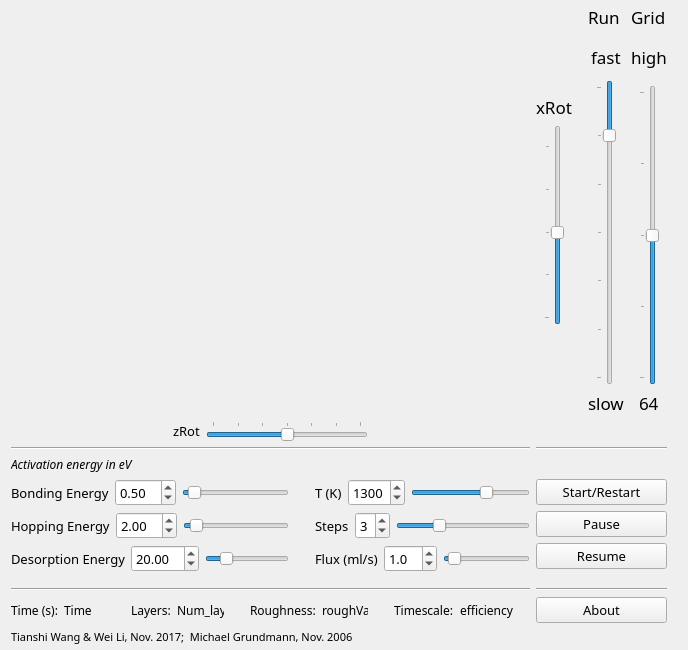
<?xml version="1.0" encoding="UTF-8"?>
<ui version="4.0">
 <class>Window</class>
 <widget class="QWidget" name="Window">
  <property name="geometry">
   <rect>
    <x>0</x>
    <y>0</y>
    <width>688</width>
    <height>650</height>
   </rect>
  </property>
  <property name="sizePolicy">
   <sizepolicy hsizetype="Preferred" vsizetype="Preferred">
    <horstretch>0</horstretch>
    <verstretch>0</verstretch>
   </sizepolicy>
  </property>
  <property name="maximumSize">
   <size>
    <width>16777215</width>
    <height>16777215</height>
   </size>
  </property>
  <property name="sizeIncrement">
   <size>
    <width>1</width>
    <height>1</height>
   </size>
  </property>
  <property name="baseSize">
   <size>
    <width>0</width>
    <height>0</height>
   </size>
  </property>
  <property name="font">
   <font>
    <family>Myriad Hebrew</family>
    <pointsize>10</pointsize>
    <weight>50</weight>
    <bold>false</bold>
   </font>
  </property>
  <property name="contextMenuPolicy">
   <enum>Qt::CustomContextMenu</enum>
  </property>
  <property name="windowTitle">
   <string>MBE simulation tool</string>
  </property>
  <property name="inputMethodHints">
   <set>Qt::ImhNone</set>
  </property>
  <layout class="QGridLayout" name="gridLayout">
   <property name="sizeConstraint">
    <enum>QLayout::SetDefaultConstraint</enum>
   </property>
   <property name="topMargin">
    <number>5</number>
   </property>
   <property name="bottomMargin">
    <number>5</number>
   </property>
   <item row="2" column="3">
    <layout class="QHBoxLayout" name="horizontalLayout"/>
   </item>
   <item row="8" column="0">
    <widget class="QLabel" name="label_19">
     <property name="font">
      <font>
       <pointsize>9</pointsize>
       <italic>true</italic>
      </font>
     </property>
     <property name="text">
      <string>Activation energy in eV</string>
     </property>
    </widget>
   </item>
   <item row="11" column="0">
    <layout class="QHBoxLayout" name="horizontalLayout_17">
     <item>
      <layout class="QVBoxLayout" name="verticalLayout_3">
       <item>
        <layout class="QHBoxLayout" name="horizontalLayout_9">
         <item>
          <widget class="QLabel" name="label_5">
           <property name="text">
            <string>Bonding Energy</string>
           </property>
          </widget>
         </item>
         <item>
          <widget class="QDoubleSpinBox" name="doubleSpinBox_2">
           <property name="maximum">
            <double>10.000000000000000</double>
           </property>
           <property name="singleStep">
            <double>0.250000000000000</double>
           </property>
           <property name="value">
            <double>0.500000000000000</double>
           </property>
          </widget>
         </item>
         <item>
          <widget class="QSlider" name="horizontalSlider_3">
           <property name="sizePolicy">
            <sizepolicy hsizetype="Expanding" vsizetype="Fixed">
             <horstretch>0</horstretch>
             <verstretch>0</verstretch>
            </sizepolicy>
           </property>
           <property name="minimumSize">
            <size>
             <width>70</width>
             <height>0</height>
            </size>
           </property>
           <property name="maximum">
            <number>1000</number>
           </property>
           <property name="value">
            <number>50</number>
           </property>
           <property name="orientation">
            <enum>Qt::Horizontal</enum>
           </property>
           <property name="tickPosition">
            <enum>QSlider::NoTicks</enum>
           </property>
          </widget>
         </item>
        </layout>
       </item>
       <item>
        <layout class="QHBoxLayout" name="horizontalLayout_10">
         <item>
          <widget class="QLabel" name="label_7">
           <property name="text">
            <string>Hopping Energy</string>
           </property>
          </widget>
         </item>
         <item>
          <widget class="QDoubleSpinBox" name="doubleSpinBox_3">
           <property name="maximum">
            <double>30.000000000000000</double>
           </property>
           <property name="singleStep">
            <double>0.500000000000000</double>
           </property>
           <property name="value">
            <double>2.000000000000000</double>
           </property>
          </widget>
         </item>
         <item>
          <widget class="QSlider" name="horizontalSlider_4">
           <property name="sizePolicy">
            <sizepolicy hsizetype="Expanding" vsizetype="Fixed">
             <horstretch>0</horstretch>
             <verstretch>0</verstretch>
            </sizepolicy>
           </property>
           <property name="minimumSize">
            <size>
             <width>50</width>
             <height>0</height>
            </size>
           </property>
           <property name="maximum">
            <number>3000</number>
           </property>
           <property name="value">
            <number>200</number>
           </property>
           <property name="orientation">
            <enum>Qt::Horizontal</enum>
           </property>
          </widget>
         </item>
        </layout>
       </item>
       <item>
        <layout class="QHBoxLayout" name="horizontalLayout_11">
         <item>
          <widget class="QLabel" name="label_6">
           <property name="text">
            <string>Desorption Energy</string>
           </property>
          </widget>
         </item>
         <item>
          <widget class="QDoubleSpinBox" name="doubleSpinBox">
           <property name="sizePolicy">
            <sizepolicy hsizetype="Fixed" vsizetype="Fixed">
             <horstretch>0</horstretch>
             <verstretch>0</verstretch>
            </sizepolicy>
           </property>
           <property name="maximum">
            <double>100.000000000000000</double>
           </property>
           <property name="value">
            <double>20.000000000000000</double>
           </property>
          </widget>
         </item>
         <item>
          <widget class="QSlider" name="horizontalSlider_5">
           <property name="sizePolicy">
            <sizepolicy hsizetype="Expanding" vsizetype="Fixed">
             <horstretch>0</horstretch>
             <verstretch>0</verstretch>
            </sizepolicy>
           </property>
           <property name="minimumSize">
            <size>
             <width>50</width>
             <height>0</height>
            </size>
           </property>
           <property name="maximum">
            <number>10000</number>
           </property>
           <property name="value">
            <number>2000</number>
           </property>
           <property name="orientation">
            <enum>Qt::Horizontal</enum>
           </property>
          </widget>
         </item>
        </layout>
       </item>
      </layout>
     </item>
     <item>
      <layout class="QVBoxLayout" name="verticalLayout_7"/>
     </item>
     <item>
      <spacer name="horizontalSpacer_4">
       <property name="orientation">
        <enum>Qt::Horizontal</enum>
       </property>
       <property name="sizeType">
        <enum>QSizePolicy::Fixed</enum>
       </property>
       <property name="sizeHint" stdset="0">
        <size>
         <width>20</width>
         <height>20</height>
        </size>
       </property>
      </spacer>
     </item>
     <item>
      <layout class="QVBoxLayout" name="verticalLayout_8">
       <item>
        <layout class="QHBoxLayout" name="horizontalLayout_18">
         <item>
          <widget class="QLabel" name="label_10">
           <property name="text">
            <string>T (K)</string>
           </property>
          </widget>
         </item>
         <item>
          <widget class="QSpinBox" name="spinBox_4">
           <property name="maximum">
            <number>2000</number>
           </property>
           <property name="value">
            <number>1300</number>
           </property>
          </widget>
         </item>
         <item>
          <widget class="QSlider" name="horizontalSlider_2">
           <property name="maximum">
            <number>2000</number>
           </property>
           <property name="value">
            <number>1300</number>
           </property>
           <property name="orientation">
            <enum>Qt::Horizontal</enum>
           </property>
          </widget>
         </item>
        </layout>
       </item>
       <item>
        <layout class="QHBoxLayout" name="horizontalLayout_5">
         <item>
          <widget class="QLabel" name="label_16">
           <property name="cursor">
            <cursorShape>PointingHandCursor</cursorShape>
           </property>
           <property name="mouseTracking">
            <bool>true</bool>
           </property>
           <property name="toolTip">
            <string>&lt;html&gt;&lt;head/&gt;&lt;body&gt;&lt;p&gt;To simulate uneven substrate&lt;/p&gt;&lt;/body&gt;&lt;/html&gt;</string>
           </property>
           <property name="toolTipDuration">
            <number>-1</number>
           </property>
           <property name="text">
            <string>Steps</string>
           </property>
          </widget>
         </item>
         <item>
          <widget class="QSpinBox" name="spinBox_5">
           <property name="maximum">
            <number>8</number>
           </property>
           <property name="value">
            <number>3</number>
           </property>
          </widget>
         </item>
         <item>
          <widget class="QSlider" name="horizontalSlider_6">
           <property name="maximum">
            <number>10</number>
           </property>
           <property name="pageStep">
            <number>8</number>
           </property>
           <property name="value">
            <number>3</number>
           </property>
           <property name="orientation">
            <enum>Qt::Horizontal</enum>
           </property>
          </widget>
         </item>
        </layout>
       </item>
       <item>
        <layout class="QHBoxLayout" name="horizontalLayout_6">
         <item>
          <widget class="QLabel" name="label_8">
           <property name="cursor">
            <cursorShape>PointingHandCursor</cursorShape>
           </property>
           <property name="toolTip">
            <string>&lt;html&gt;&lt;head/&gt;&lt;body&gt;&lt;p&gt;&lt;span style=&quot; font-weight:600;&quot;&gt;ml&lt;/span&gt; stands for monolayer&lt;/p&gt;&lt;/body&gt;&lt;/html&gt;</string>
           </property>
           <property name="toolTipDuration">
            <number>-1</number>
           </property>
           <property name="whatsThis">
            <string>&lt;html&gt;&lt;head/&gt;&lt;body&gt;&lt;p&gt;ddd&lt;/p&gt;&lt;/body&gt;&lt;/html&gt;</string>
           </property>
           <property name="text">
            <string>Flux (ml/s)</string>
           </property>
          </widget>
         </item>
         <item>
          <widget class="QDoubleSpinBox" name="doubleSpinBox_4">
           <property name="sizePolicy">
            <sizepolicy hsizetype="Minimum" vsizetype="Minimum">
             <horstretch>0</horstretch>
             <verstretch>0</verstretch>
            </sizepolicy>
           </property>
           <property name="decimals">
            <number>1</number>
           </property>
           <property name="maximum">
            <double>20.000000000000000</double>
           </property>
           <property name="singleStep">
            <double>0.500000000000000</double>
           </property>
           <property name="value">
            <double>1.000000000000000</double>
           </property>
          </widget>
         </item>
         <item>
          <widget class="QSlider" name="horizontalSlider">
           <property name="minimumSize">
            <size>
             <width>50</width>
             <height>0</height>
            </size>
           </property>
           <property name="maximum">
            <number>2000</number>
           </property>
           <property name="value">
            <number>100</number>
           </property>
           <property name="orientation">
            <enum>Qt::Horizontal</enum>
           </property>
          </widget>
         </item>
        </layout>
       </item>
      </layout>
     </item>
    </layout>
   </item>
   <item row="25" column="0">
    <widget class="Line" name="line">
     <property name="orientation">
      <enum>Qt::Horizontal</enum>
     </property>
    </widget>
   </item>
   <item row="26" column="3">
    <widget class="QPushButton" name="pushButton_4">
     <property name="cursor">
      <cursorShape>PointingHandCursor</cursorShape>
     </property>
     <property name="toolTip">
      <string>&lt;html&gt;&lt;head/&gt;&lt;body&gt;&lt;p&gt;The MBE growth simulation code can simulate growth morphology at different conditions for molecular beam epitaxy (MBE). The calculation is based on kinetic Monte Carlo method. \nThe code is based on KMCInterative code written by &lt;a href=&quot;mgrundmann@ece.ucsb.edu&quot;&gt;&lt;span style=&quot; text-decoration: underline; color:#0000ff;&quot;&gt;Michael Grundmann&lt;/span&gt;&lt;/a&gt; . &lt;/p&gt;&lt;p&gt;Developer: Tianshi Wang (tswang@udel.edu) &amp;amp; Wei Li (verali@udel.edu). &lt;/p&gt;&lt;p&gt;Souce files and releases can be found on &lt;a href=&quot;https://github.com/tianshi-wang/&quot;&gt;&lt;span style=&quot; text-decoration: underline; color:#0000ff;&quot;&gt;Github&lt;/span&gt;&lt;/a&gt; for Mac and Windows.&lt;/p&gt;&lt;/body&gt;&lt;/html&gt;</string>
     </property>
     <property name="text">
      <string>About</string>
     </property>
    </widget>
   </item>
   <item row="25" column="3">
    <widget class="Line" name="line_2">
     <property name="orientation">
      <enum>Qt::Horizontal</enum>
     </property>
    </widget>
   </item>
   <item row="19" column="0">
    <spacer name="verticalSpacer_8">
     <property name="orientation">
      <enum>Qt::Vertical</enum>
     </property>
     <property name="sizeType">
      <enum>QSizePolicy::Fixed</enum>
     </property>
     <property name="sizeHint" stdset="0">
      <size>
       <width>20</width>
       <height>10</height>
      </size>
     </property>
    </spacer>
   </item>
   <item row="27" column="0">
    <widget class="QLabel" name="label_18">
     <property name="font">
      <font>
       <pointsize>8</pointsize>
      </font>
     </property>
     <property name="contextMenuPolicy">
      <enum>Qt::NoContextMenu</enum>
     </property>
     <property name="text">
      <string>Tianshi Wang &amp; Wei Li, Nov. 2017;  Michael Grundmann, Nov. 2006</string>
     </property>
    </widget>
   </item>
   <item row="26" column="0">
    <layout class="QHBoxLayout" name="horizontalLayout_13">
     <item>
      <layout class="QHBoxLayout" name="horizontalLayout_12">
       <item>
        <widget class="QLabel" name="label_13">
         <property name="sizePolicy">
          <sizepolicy hsizetype="Fixed" vsizetype="Preferred">
           <horstretch>0</horstretch>
           <verstretch>0</verstretch>
          </sizepolicy>
         </property>
         <property name="font">
          <font>
           <pointsize>9</pointsize>
          </font>
         </property>
         <property name="cursor">
          <cursorShape>PointingHandCursor</cursorShape>
         </property>
         <property name="toolTip">
          <string>&lt;html&gt;&lt;head/&gt;&lt;body&gt;&lt;p&gt;MBE Growth Time (s)&lt;/p&gt;&lt;/body&gt;&lt;/html&gt;</string>
         </property>
         <property name="text">
          <string>Time (s):</string>
         </property>
        </widget>
       </item>
       <item>
        <widget class="QLabel" name="label_12">
         <property name="sizePolicy">
          <sizepolicy hsizetype="Fixed" vsizetype="Preferred">
           <horstretch>0</horstretch>
           <verstretch>0</verstretch>
          </sizepolicy>
         </property>
         <property name="minimumSize">
          <size>
           <width>41</width>
           <height>0</height>
          </size>
         </property>
         <property name="font">
          <font>
           <pointsize>9</pointsize>
          </font>
         </property>
         <property name="text">
          <string>Time</string>
         </property>
        </widget>
       </item>
      </layout>
     </item>
     <item>
      <spacer name="horizontalSpacer_8">
       <property name="orientation">
        <enum>Qt::Horizontal</enum>
       </property>
       <property name="sizeHint" stdset="0">
        <size>
         <width>40</width>
         <height>20</height>
        </size>
       </property>
      </spacer>
     </item>
     <item>
      <layout class="QHBoxLayout" name="horizontalLayout_8">
       <item>
        <widget class="QLabel" name="label_14">
         <property name="sizePolicy">
          <sizepolicy hsizetype="Fixed" vsizetype="Preferred">
           <horstretch>0</horstretch>
           <verstretch>0</verstretch>
          </sizepolicy>
         </property>
         <property name="minimumSize">
          <size>
           <width>0</width>
           <height>0</height>
          </size>
         </property>
         <property name="font">
          <font>
           <pointsize>9</pointsize>
          </font>
         </property>
         <property name="cursor">
          <cursorShape>PointingHandCursor</cursorShape>
         </property>
         <property name="toolTip">
          <string>&lt;html&gt;&lt;head/&gt;&lt;body&gt;&lt;p&gt;Number of grown layers (ml)&lt;/p&gt;&lt;/body&gt;&lt;/html&gt;</string>
         </property>
         <property name="text">
          <string>Layers:</string>
         </property>
        </widget>
       </item>
       <item>
        <widget class="QLabel" name="label_11">
         <property name="sizePolicy">
          <sizepolicy hsizetype="Fixed" vsizetype="Preferred">
           <horstretch>0</horstretch>
           <verstretch>0</verstretch>
          </sizepolicy>
         </property>
         <property name="minimumSize">
          <size>
           <width>42</width>
           <height>0</height>
          </size>
         </property>
         <property name="font">
          <font>
           <pointsize>9</pointsize>
          </font>
         </property>
         <property name="text">
          <string>Num_layers</string>
         </property>
        </widget>
       </item>
      </layout>
     </item>
     <item>
      <spacer name="horizontalSpacer_9">
       <property name="orientation">
        <enum>Qt::Horizontal</enum>
       </property>
       <property name="sizeHint" stdset="0">
        <size>
         <width>40</width>
         <height>20</height>
        </size>
       </property>
      </spacer>
     </item>
     <item>
      <layout class="QHBoxLayout" name="horizontalLayout_4">
       <item>
        <widget class="QLabel" name="label_21">
         <property name="sizePolicy">
          <sizepolicy hsizetype="Fixed" vsizetype="Preferred">
           <horstretch>0</horstretch>
           <verstretch>0</verstretch>
          </sizepolicy>
         </property>
         <property name="font">
          <font>
           <pointsize>9</pointsize>
          </font>
         </property>
         <property name="cursor">
          <cursorShape>PointingHandCursor</cursorShape>
         </property>
         <property name="toolTip">
          <string>&lt;html&gt;&lt;head/&gt;&lt;body&gt;&lt;p&gt;Root mean square roughness (ml): sqrt[Σ&lt;span style=&quot; vertical-align:sub;&quot;&gt;i&lt;/span&gt;&lt;span style=&quot; vertical-align:super;&quot;&gt;n&lt;/span&gt;Σ&lt;span style=&quot; vertical-align:sub;&quot;&gt;j&lt;/span&gt;&lt;span style=&quot; vertical-align:super;&quot;&gt;n&lt;/span&gt;(h&lt;span style=&quot; vertical-align:sub;&quot;&gt;ij&lt;/span&gt;-&amp;lt;h&amp;gt;)&lt;span style=&quot; vertical-align:super;&quot;&gt;2&lt;/span&gt;]/n&lt;br/&gt;&lt;/p&gt;&lt;/body&gt;&lt;/html&gt;</string>
         </property>
         <property name="whatsThis">
          <string>&lt;!DOCTYPE HTML PUBLIC &quot;-//W3C//DTD HTML 4.0//EN&quot; &quot;http://www.w3.org/TR/REC-html40/strict.dtd&quot;&gt;
&lt;html&gt;&lt;head&gt;&lt;meta name=&quot;qrichtext&quot; content=&quot;1&quot; /&gt;&lt;style type=&quot;text/css&quot;&gt;
p, li { white-space: pre-wrap; }
&lt;/style&gt;&lt;/head&gt;&lt;body style=&quot; font-family:'Myriad Hebrew'; font-size:9pt; font-weight:400; font-style:normal;&quot;&gt;
&lt;p style=&quot;-qt-paragraph-type:empty; margin-top:12px; margin-bottom:12px; margin-left:0px; margin-right:0px; -qt-block-indent:0; text-indent:0px;&quot;&gt;&lt;br /&gt;&lt;/p&gt;&lt;/body&gt;&lt;/html&gt;</string>
         </property>
         <property name="text">
          <string extracomment="See comment?">Roughness:</string>
         </property>
        </widget>
       </item>
       <item>
        <widget class="QLabel" name="label_22">
         <property name="sizePolicy">
          <sizepolicy hsizetype="Fixed" vsizetype="Preferred">
           <horstretch>0</horstretch>
           <verstretch>0</verstretch>
          </sizepolicy>
         </property>
         <property name="minimumSize">
          <size>
           <width>42</width>
           <height>0</height>
          </size>
         </property>
         <property name="font">
          <font>
           <pointsize>9</pointsize>
          </font>
         </property>
         <property name="text">
          <string>roughValue</string>
         </property>
        </widget>
       </item>
      </layout>
     </item>
     <item>
      <spacer name="horizontalSpacer_2">
       <property name="orientation">
        <enum>Qt::Horizontal</enum>
       </property>
       <property name="sizeHint" stdset="0">
        <size>
         <width>40</width>
         <height>20</height>
        </size>
       </property>
      </spacer>
     </item>
     <item>
      <layout class="QHBoxLayout" name="horizontalLayout_2">
       <item>
        <widget class="QLabel" name="label_23">
         <property name="font">
          <font>
           <pointsize>9</pointsize>
          </font>
         </property>
         <property name="cursor">
          <cursorShape>PointingHandCursor</cursorShape>
         </property>
         <property name="mouseTracking">
          <bool>true</bool>
         </property>
         <property name="toolTip">
          <string>&lt;html&gt;&lt;head/&gt;&lt;body&gt;&lt;p&gt;Timescale(s:s): growth_time/run_time&lt;/p&gt;&lt;/body&gt;&lt;/html&gt;</string>
         </property>
         <property name="text">
          <string>Timescale:</string>
         </property>
        </widget>
       </item>
       <item alignment="Qt::AlignLeft">
        <widget class="QLabel" name="label_24">
         <property name="minimumSize">
          <size>
           <width>70</width>
           <height>0</height>
          </size>
         </property>
         <property name="font">
          <font>
           <pointsize>9</pointsize>
          </font>
         </property>
         <property name="text">
          <string>efficiency</string>
         </property>
        </widget>
       </item>
      </layout>
     </item>
    </layout>
   </item>
   <item row="1" column="4">
    <spacer name="horizontalSpacer_13">
     <property name="orientation">
      <enum>Qt::Horizontal</enum>
     </property>
     <property name="sizeType">
      <enum>QSizePolicy::Fixed</enum>
     </property>
     <property name="sizeHint" stdset="0">
      <size>
       <width>10</width>
       <height>20</height>
      </size>
     </property>
    </spacer>
   </item>
   <item row="7" column="3">
    <widget class="Line" name="line_3">
     <property name="orientation">
      <enum>Qt::Horizontal</enum>
     </property>
    </widget>
   </item>
   <item row="1" column="3">
    <layout class="QHBoxLayout" name="horizontalLayout_7">
     <item>
      <layout class="QVBoxLayout" name="verticalLayout_2">
       <property name="sizeConstraint">
        <enum>QLayout::SetDefaultConstraint</enum>
       </property>
       <item>
        <spacer name="verticalSpacer_2">
         <property name="orientation">
          <enum>Qt::Vertical</enum>
         </property>
         <property name="sizeHint" stdset="0">
          <size>
           <width>20</width>
           <height>40</height>
          </size>
         </property>
        </spacer>
       </item>
       <item alignment="Qt::AlignLeft|Qt::AlignVCenter">
        <widget class="QLabel" name="label">
         <property name="sizePolicy">
          <sizepolicy hsizetype="Fixed" vsizetype="Fixed">
           <horstretch>0</horstretch>
           <verstretch>0</verstretch>
          </sizepolicy>
         </property>
         <property name="font">
          <font>
           <pointsize>13</pointsize>
          </font>
         </property>
         <property name="text">
          <string>xRot</string>
         </property>
        </widget>
       </item>
       <item alignment="Qt::AlignHCenter">
        <widget class="QSlider" name="rotXSlider">
         <property name="enabled">
          <bool>true</bool>
         </property>
         <property name="sizePolicy">
          <sizepolicy hsizetype="Fixed" vsizetype="Expanding">
           <horstretch>0</horstretch>
           <verstretch>0</verstretch>
          </sizepolicy>
         </property>
         <property name="minimumSize">
          <size>
           <width>0</width>
           <height>200</height>
          </size>
         </property>
         <property name="maximumSize">
          <size>
           <width>16777215</width>
           <height>16777215</height>
          </size>
         </property>
         <property name="cursor">
          <cursorShape>SizeVerCursor</cursorShape>
         </property>
         <property name="minimum">
          <number>285</number>
         </property>
         <property name="maximum">
          <number>350</number>
         </property>
         <property name="singleStep">
          <number>16</number>
         </property>
         <property name="pageStep">
          <number>15</number>
         </property>
         <property name="value">
          <number>315</number>
         </property>
         <property name="orientation">
          <enum>Qt::Vertical</enum>
         </property>
         <property name="tickPosition">
          <enum>QSlider::TicksAbove</enum>
         </property>
         <property name="tickInterval">
          <number>15</number>
         </property>
        </widget>
       </item>
       <item>
        <spacer name="verticalSpacer">
         <property name="orientation">
          <enum>Qt::Vertical</enum>
         </property>
         <property name="sizeHint" stdset="0">
          <size>
           <width>20</width>
           <height>40</height>
          </size>
         </property>
        </spacer>
       </item>
      </layout>
     </item>
     <item>
      <spacer name="horizontalSpacer_5">
       <property name="orientation">
        <enum>Qt::Horizontal</enum>
       </property>
       <property name="sizeType">
        <enum>QSizePolicy::Fixed</enum>
       </property>
       <property name="sizeHint" stdset="0">
        <size>
         <width>10</width>
         <height>20</height>
        </size>
       </property>
      </spacer>
     </item>
     <item>
      <layout class="QVBoxLayout" name="verticalLayout">
       <item>
        <widget class="QLabel" name="label_4">
         <property name="sizePolicy">
          <sizepolicy hsizetype="Fixed" vsizetype="Preferred">
           <horstretch>0</horstretch>
           <verstretch>0</verstretch>
          </sizepolicy>
         </property>
         <property name="font">
          <font>
           <pointsize>13</pointsize>
          </font>
         </property>
         <property name="text">
          <string>Run </string>
         </property>
        </widget>
       </item>
       <item>
        <spacer name="verticalSpacer_5">
         <property name="orientation">
          <enum>Qt::Vertical</enum>
         </property>
         <property name="sizeType">
          <enum>QSizePolicy::Fixed</enum>
         </property>
         <property name="sizeHint" stdset="0">
          <size>
           <width>10</width>
           <height>10</height>
          </size>
         </property>
        </spacer>
       </item>
       <item alignment="Qt::AlignHCenter">
        <widget class="QLabel" name="label_9">
         <property name="sizePolicy">
          <sizepolicy hsizetype="Fixed" vsizetype="Preferred">
           <horstretch>0</horstretch>
           <verstretch>0</verstretch>
          </sizepolicy>
         </property>
         <property name="font">
          <font>
           <pointsize>13</pointsize>
          </font>
         </property>
         <property name="text">
          <string>fast</string>
         </property>
        </widget>
       </item>
       <item>
        <spacer name="verticalSpacer_7">
         <property name="orientation">
          <enum>Qt::Vertical</enum>
         </property>
         <property name="sizeType">
          <enum>QSizePolicy::Fixed</enum>
         </property>
         <property name="sizeHint" stdset="0">
          <size>
           <width>20</width>
           <height>5</height>
          </size>
         </property>
        </spacer>
       </item>
       <item alignment="Qt::AlignHCenter">
        <widget class="QSlider" name="setSpeed">
         <property name="sizePolicy">
          <sizepolicy hsizetype="Fixed" vsizetype="Expanding">
           <horstretch>0</horstretch>
           <verstretch>0</verstretch>
          </sizepolicy>
         </property>
         <property name="minimumSize">
          <size>
           <width>0</width>
           <height>0</height>
          </size>
         </property>
         <property name="minimum">
          <number>0</number>
         </property>
         <property name="maximum">
          <number>30</number>
         </property>
         <property name="singleStep">
          <number>5</number>
         </property>
         <property name="value">
          <number>5</number>
         </property>
         <property name="orientation">
          <enum>Qt::Vertical</enum>
         </property>
         <property name="invertedAppearance">
          <bool>true</bool>
         </property>
         <property name="tickPosition">
          <enum>QSlider::TicksAbove</enum>
         </property>
        </widget>
       </item>
       <item alignment="Qt::AlignHCenter">
        <widget class="QLabel" name="label_2">
         <property name="sizePolicy">
          <sizepolicy hsizetype="Fixed" vsizetype="Preferred">
           <horstretch>0</horstretch>
           <verstretch>0</verstretch>
          </sizepolicy>
         </property>
         <property name="font">
          <font>
           <pointsize>13</pointsize>
          </font>
         </property>
         <property name="text">
          <string>slow</string>
         </property>
        </widget>
       </item>
      </layout>
     </item>
     <item>
      <layout class="QVBoxLayout" name="verticalLayout_5">
       <item alignment="Qt::AlignHCenter">
        <widget class="QLabel" name="label_15">
         <property name="font">
          <font>
           <pointsize>13</pointsize>
          </font>
         </property>
         <property name="text">
          <string>Grid</string>
         </property>
        </widget>
       </item>
       <item>
        <spacer name="verticalSpacer_6">
         <property name="orientation">
          <enum>Qt::Vertical</enum>
         </property>
         <property name="sizeType">
          <enum>QSizePolicy::Fixed</enum>
         </property>
         <property name="sizeHint" stdset="0">
          <size>
           <width>10</width>
           <height>10</height>
          </size>
         </property>
        </spacer>
       </item>
       <item alignment="Qt::AlignHCenter">
        <widget class="QLabel" name="label_20">
         <property name="font">
          <font>
           <pointsize>13</pointsize>
          </font>
         </property>
         <property name="text">
          <string>high</string>
         </property>
        </widget>
       </item>
       <item>
        <spacer name="verticalSpacer_9">
         <property name="orientation">
          <enum>Qt::Vertical</enum>
         </property>
         <property name="sizeType">
          <enum>QSizePolicy::Fixed</enum>
         </property>
         <property name="sizeHint" stdset="0">
          <size>
           <width>10</width>
           <height>10</height>
          </size>
         </property>
        </spacer>
       </item>
       <item alignment="Qt::AlignHCenter">
        <widget class="QSlider" name="verticalSlider">
         <property name="minimum">
          <number>4</number>
         </property>
         <property name="maximum">
          <number>8</number>
         </property>
         <property name="singleStep">
          <number>1</number>
         </property>
         <property name="pageStep">
          <number>1</number>
         </property>
         <property name="value">
          <number>6</number>
         </property>
         <property name="sliderPosition">
          <number>6</number>
         </property>
         <property name="orientation">
          <enum>Qt::Vertical</enum>
         </property>
         <property name="tickPosition">
          <enum>QSlider::TicksAbove</enum>
         </property>
        </widget>
       </item>
       <item alignment="Qt::AlignHCenter">
        <widget class="QLabel" name="label_17">
         <property name="font">
          <font>
           <pointsize>13</pointsize>
          </font>
         </property>
         <property name="text">
          <string>64</string>
         </property>
        </widget>
       </item>
      </layout>
     </item>
    </layout>
   </item>
   <item row="7" column="0">
    <widget class="Line" name="line_4">
     <property name="orientation">
      <enum>Qt::Horizontal</enum>
     </property>
    </widget>
   </item>
   <item row="2" column="0">
    <layout class="QHBoxLayout" name="horizontalLayout_3">
     <property name="sizeConstraint">
      <enum>QLayout::SetDefaultConstraint</enum>
     </property>
     <item>
      <spacer name="horizontalSpacer_3">
       <property name="orientation">
        <enum>Qt::Horizontal</enum>
       </property>
       <property name="sizeHint" stdset="0">
        <size>
         <width>40</width>
         <height>20</height>
        </size>
       </property>
      </spacer>
     </item>
     <item>
      <widget class="QLabel" name="label_3">
       <property name="text">
        <string>zRot</string>
       </property>
      </widget>
     </item>
     <item>
      <widget class="QSlider" name="rotZSlider">
       <property name="cursor">
        <cursorShape>SizeHorCursor</cursorShape>
       </property>
       <property name="maximum">
        <number>90</number>
       </property>
       <property name="singleStep">
        <number>16</number>
       </property>
       <property name="pageStep">
        <number>15</number>
       </property>
       <property name="value">
        <number>45</number>
       </property>
       <property name="orientation">
        <enum>Qt::Horizontal</enum>
       </property>
       <property name="tickPosition">
        <enum>QSlider::TicksAbove</enum>
       </property>
       <property name="tickInterval">
        <number>15</number>
       </property>
      </widget>
     </item>
     <item>
      <spacer name="horizontalSpacer">
       <property name="orientation">
        <enum>Qt::Horizontal</enum>
       </property>
       <property name="sizeHint" stdset="0">
        <size>
         <width>40</width>
         <height>20</height>
        </size>
       </property>
      </spacer>
     </item>
    </layout>
   </item>
   <item row="11" column="3">
    <layout class="QVBoxLayout" name="verticalLayout_9">
     <item>
      <widget class="QPushButton" name="pushButton_3">
       <property name="cursor">
        <cursorShape>PointingHandCursor</cursorShape>
       </property>
       <property name="text">
        <string>Start/Restart</string>
       </property>
      </widget>
     </item>
     <item>
      <widget class="QPushButton" name="pushButton_2">
       <property name="cursor">
        <cursorShape>PointingHandCursor</cursorShape>
       </property>
       <property name="text">
        <string>Pause</string>
       </property>
      </widget>
     </item>
     <item>
      <widget class="QPushButton" name="pushButton">
       <property name="cursor">
        <cursorShape>PointingHandCursor</cursorShape>
       </property>
       <property name="text">
        <string>Resume</string>
       </property>
      </widget>
     </item>
    </layout>
   </item>
   <item row="1" column="0">
    <widget class="MyGLWidget" name="myGLWidget" native="true">
     <property name="sizePolicy">
      <sizepolicy hsizetype="Expanding" vsizetype="Expanding">
       <horstretch>0</horstretch>
       <verstretch>0</verstretch>
      </sizepolicy>
     </property>
     <property name="minimumSize">
      <size>
       <width>0</width>
       <height>0</height>
      </size>
     </property>
    </widget>
   </item>
  </layout>
 </widget>
 <layoutdefault spacing="6" margin="11"/>
 <customwidgets>
  <customwidget>
   <class>MyGLWidget</class>
   <extends>QWidget</extends>
   <header>myglwidget.h</header>
   <container>1</container>
   <slots>
    <slot>setXRotation(int)</slot>
    <slot>setZRotation(int)</slot>
    <slot>setSpeed(int)</slot>
    <slot>setDesorptionEnergy(double)</slot>
    <slot>setBondingEnergy(double)</slot>
    <slot>setHoppingEnergy(double)</slot>
    <slot>setArrivalRate(double)</slot>
    <slot>setTemperature(int)</slot>
    <slot>HeightSignal(double)</slot>
    <slot>currentTimeSignal(double)</slot>
    <slot>setResumeSignal()</slot>
    <slot>setStopSignal()</slot>
    <slot>setResetSignal()</slot>
    <slot>setSteps(int)</slot>
    <slot>setGridSize(int)</slot>
    <slot>setBondingEnergyfromSlider(int)</slot>
    <slot>setHoppingEnergyfromSlider(int)</slot>
    <slot>setDesorptionEnergyfromSlider(int)</slot>
    <slot>popOutAbout()</slot>
    <slot>setArrivalRateSlider(int)</slot>
   </slots>
  </customwidget>
 </customwidgets>
 <resources/>
 <connections>
  <connection>
   <sender>rotXSlider</sender>
   <signal>valueChanged(int)</signal>
   <receiver>myGLWidget</receiver>
   <slot>setXRotation(int)</slot>
   <hints>
    <hint type="sourcelabel">
     <x>514</x>
     <y>368</y>
    </hint>
    <hint type="destinationlabel">
     <x>384</x>
     <y>205</y>
    </hint>
   </hints>
  </connection>
  <connection>
   <sender>rotZSlider</sender>
   <signal>valueChanged(int)</signal>
   <receiver>myGLWidget</receiver>
   <slot>setZRotation(int)</slot>
   <hints>
    <hint type="sourcelabel">
     <x>335</x>
     <y>536</y>
    </hint>
    <hint type="destinationlabel">
     <x>383</x>
     <y>202</y>
    </hint>
   </hints>
  </connection>
  <connection>
   <sender>doubleSpinBox</sender>
   <signal>valueChanged(double)</signal>
   <receiver>myGLWidget</receiver>
   <slot>setDesorptionEnergy(double)</slot>
   <hints>
    <hint type="sourcelabel">
     <x>186</x>
     <y>661</y>
    </hint>
    <hint type="destinationlabel">
     <x>407</x>
     <y>412</y>
    </hint>
   </hints>
  </connection>
  <connection>
   <sender>doubleSpinBox_2</sender>
   <signal>valueChanged(double)</signal>
   <receiver>myGLWidget</receiver>
   <slot>setBondingEnergy(double)</slot>
   <hints>
    <hint type="sourcelabel">
     <x>164</x>
     <y>599</y>
    </hint>
    <hint type="destinationlabel">
     <x>351</x>
     <y>412</y>
    </hint>
   </hints>
  </connection>
  <connection>
   <sender>doubleSpinBox_3</sender>
   <signal>valueChanged(double)</signal>
   <receiver>myGLWidget</receiver>
   <slot>setHoppingEnergy(double)</slot>
   <hints>
    <hint type="sourcelabel">
     <x>166</x>
     <y>630</y>
    </hint>
    <hint type="destinationlabel">
     <x>422</x>
     <y>412</y>
    </hint>
   </hints>
  </connection>
  <connection>
   <sender>setSpeed</sender>
   <signal>valueChanged(int)</signal>
   <receiver>myGLWidget</receiver>
   <slot>setSpeed(int)</slot>
   <hints>
    <hint type="sourcelabel">
     <x>563</x>
     <y>212</y>
    </hint>
    <hint type="destinationlabel">
     <x>446</x>
     <y>167</y>
    </hint>
   </hints>
  </connection>
  <connection>
   <sender>spinBox_4</sender>
   <signal>valueChanged(int)</signal>
   <receiver>myGLWidget</receiver>
   <slot>setTemperature(int)</slot>
   <hints>
    <hint type="sourcelabel">
     <x>386</x>
     <y>599</y>
    </hint>
    <hint type="destinationlabel">
     <x>360</x>
     <y>412</y>
    </hint>
   </hints>
  </connection>
  <connection>
   <sender>pushButton_2</sender>
   <signal>clicked()</signal>
   <receiver>myGLWidget</receiver>
   <slot>setStopSignal()</slot>
   <hints>
    <hint type="sourcelabel">
     <x>602</x>
     <y>628</y>
    </hint>
    <hint type="destinationlabel">
     <x>310</x>
     <y>412</y>
    </hint>
   </hints>
  </connection>
  <connection>
   <sender>pushButton_3</sender>
   <signal>clicked()</signal>
   <receiver>myGLWidget</receiver>
   <slot>setResetSignal()</slot>
   <hints>
    <hint type="sourcelabel">
     <x>602</x>
     <y>598</y>
    </hint>
    <hint type="destinationlabel">
     <x>325</x>
     <y>412</y>
    </hint>
   </hints>
  </connection>
  <connection>
   <sender>pushButton</sender>
   <signal>clicked()</signal>
   <receiver>myGLWidget</receiver>
   <slot>setResumeSignal()</slot>
   <hints>
    <hint type="sourcelabel">
     <x>602</x>
     <y>658</y>
    </hint>
    <hint type="destinationlabel">
     <x>320</x>
     <y>412</y>
    </hint>
   </hints>
  </connection>
  <connection>
   <sender>horizontalSlider_2</sender>
   <signal>valueChanged(int)</signal>
   <receiver>spinBox_4</receiver>
   <slot>setValue(int)</slot>
   <hints>
    <hint type="sourcelabel">
     <x>483</x>
     <y>595</y>
    </hint>
    <hint type="destinationlabel">
     <x>386</x>
     <y>599</y>
    </hint>
   </hints>
  </connection>
  <connection>
   <sender>spinBox_4</sender>
   <signal>valueChanged(int)</signal>
   <receiver>horizontalSlider_2</receiver>
   <slot>setValue(int)</slot>
   <hints>
    <hint type="sourcelabel">
     <x>386</x>
     <y>599</y>
    </hint>
    <hint type="destinationlabel">
     <x>483</x>
     <y>595</y>
    </hint>
   </hints>
  </connection>
  <connection>
   <sender>spinBox_5</sender>
   <signal>valueChanged(int)</signal>
   <receiver>myGLWidget</receiver>
   <slot>setSteps(int)</slot>
   <hints>
    <hint type="sourcelabel">
     <x>377</x>
     <y>630</y>
    </hint>
    <hint type="destinationlabel">
     <x>486</x>
     <y>422</y>
    </hint>
   </hints>
  </connection>
  <connection>
   <sender>verticalSlider</sender>
   <signal>valueChanged(int)</signal>
   <receiver>myGLWidget</receiver>
   <slot>setGridSize(int)</slot>
   <hints>
    <hint type="sourcelabel">
     <x>598</x>
     <y>388</y>
    </hint>
    <hint type="destinationlabel">
     <x>486</x>
     <y>386</y>
    </hint>
   </hints>
  </connection>
  <connection>
   <sender>horizontalSlider_3</sender>
   <signal>valueChanged(int)</signal>
   <receiver>myGLWidget</receiver>
   <slot>setBondingEnergyfromSlider(int)</slot>
   <hints>
    <hint type="sourcelabel">
     <x>253</x>
     <y>595</y>
    </hint>
    <hint type="destinationlabel">
     <x>225</x>
     <y>407</y>
    </hint>
   </hints>
  </connection>
  <connection>
   <sender>horizontalSlider_4</sender>
   <signal>valueChanged(int)</signal>
   <receiver>myGLWidget</receiver>
   <slot>setHoppingEnergyfromSlider(int)</slot>
   <hints>
    <hint type="sourcelabel">
     <x>253</x>
     <y>626</y>
    </hint>
    <hint type="destinationlabel">
     <x>262</x>
     <y>389</y>
    </hint>
   </hints>
  </connection>
  <connection>
   <sender>horizontalSlider_5</sender>
   <signal>valueChanged(int)</signal>
   <receiver>myGLWidget</receiver>
   <slot>setDesorptionEnergyfromSlider(int)</slot>
   <hints>
    <hint type="sourcelabel">
     <x>253</x>
     <y>657</y>
    </hint>
    <hint type="destinationlabel">
     <x>190</x>
     <y>403</y>
    </hint>
   </hints>
  </connection>
  <connection>
   <sender>spinBox_5</sender>
   <signal>valueChanged(int)</signal>
   <receiver>horizontalSlider_6</receiver>
   <slot>setValue(int)</slot>
   <hints>
    <hint type="sourcelabel">
     <x>377</x>
     <y>630</y>
    </hint>
    <hint type="destinationlabel">
     <x>483</x>
     <y>626</y>
    </hint>
   </hints>
  </connection>
  <connection>
   <sender>horizontalSlider_6</sender>
   <signal>valueChanged(int)</signal>
   <receiver>spinBox_5</receiver>
   <slot>setValue(int)</slot>
   <hints>
    <hint type="sourcelabel">
     <x>483</x>
     <y>626</y>
    </hint>
    <hint type="destinationlabel">
     <x>377</x>
     <y>630</y>
    </hint>
   </hints>
  </connection>
  <connection>
   <sender>pushButton_4</sender>
   <signal>clicked()</signal>
   <receiver>myGLWidget</receiver>
   <slot>popOutAbout()</slot>
   <hints>
    <hint type="sourcelabel">
     <x>603</x>
     <y>716</y>
    </hint>
    <hint type="destinationlabel">
     <x>486</x>
     <y>413</y>
    </hint>
   </hints>
  </connection>
  <connection>
   <sender>doubleSpinBox_4</sender>
   <signal>valueChanged(double)</signal>
   <receiver>myGLWidget</receiver>
   <slot>setArrivalRate(double)</slot>
   <hints>
    <hint type="sourcelabel">
     <x>416</x>
     <y>661</y>
    </hint>
    <hint type="destinationlabel">
     <x>486</x>
     <y>415</y>
    </hint>
   </hints>
  </connection>
  <connection>
   <sender>horizontalSlider</sender>
   <signal>valueChanged(int)</signal>
   <receiver>myGLWidget</receiver>
   <slot>setArrivalRateSlider(int)</slot>
   <hints>
    <hint type="sourcelabel">
     <x>483</x>
     <y>657</y>
    </hint>
    <hint type="destinationlabel">
     <x>486</x>
     <y>411</y>
    </hint>
   </hints>
  </connection>
 </connections>
</ui>
